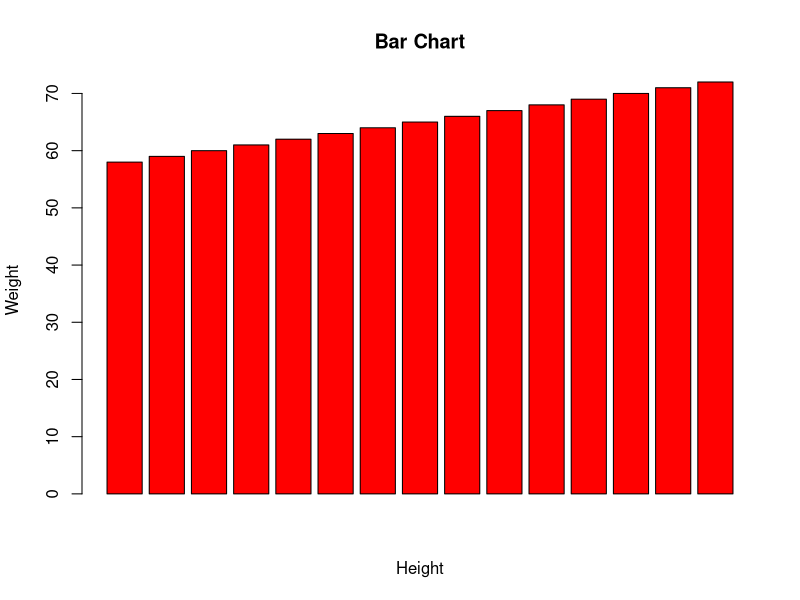
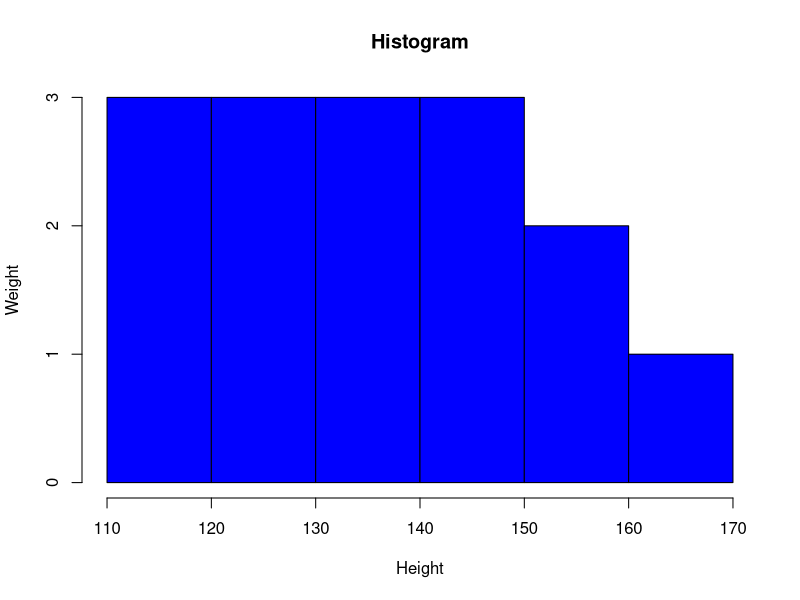

Write the R code that produced these figures, in order.
data=women
data
chart1=barplot(data$height,col="red",main="Bar Chart",xlab="Height",ylab="Weight")
chart1
chart2=hist(data$weight,col ="blue",main="Histogram",xlab="Height",ylab="Weight")
chart2
